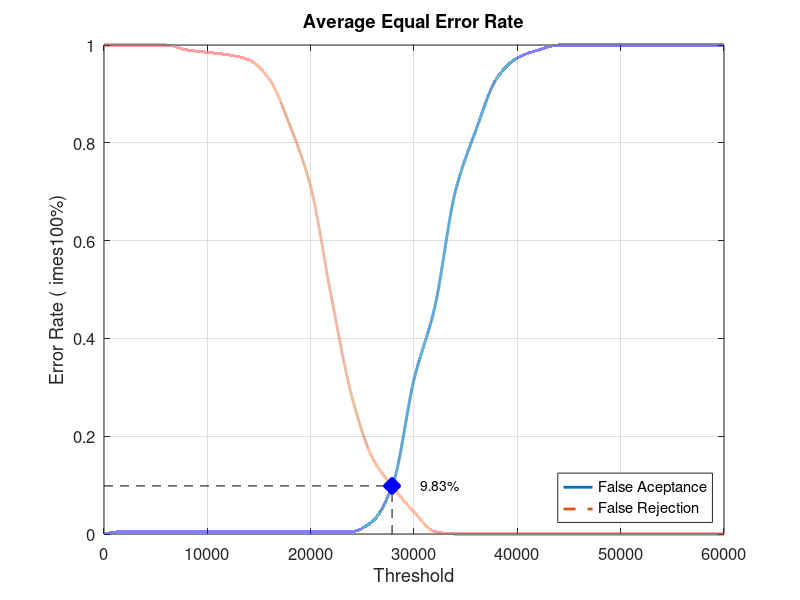
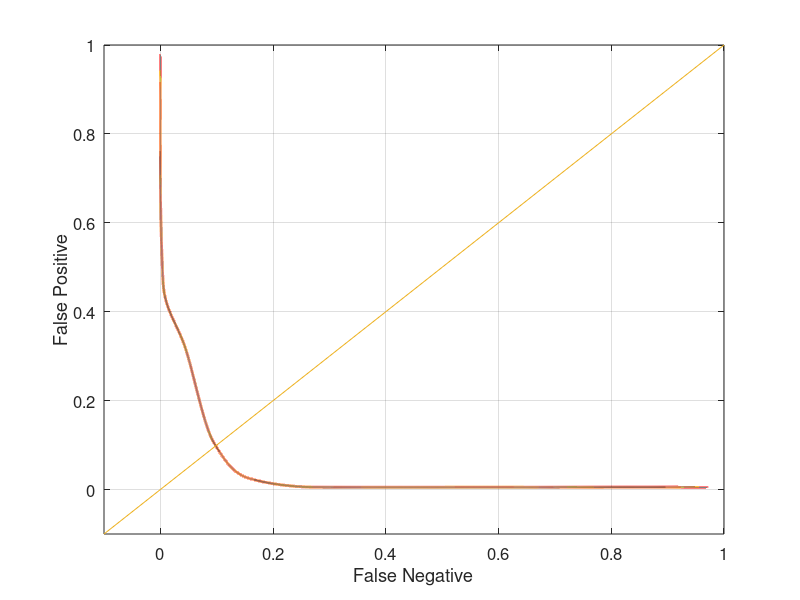

MATLAB code to generate these figures, in order:
close all;
clear;
clc;
x = 0:2000:60000;
xq = 0:0.5:60000;

y0 = [0 0.00526316 0.00526316 0.00526316 0.00526316 0.00526316 0.00526316 0.00526316 0.00526316 0.00526316 0.00526316 0.00526316 0.00526316 0.0263158 0.105263 0.315789 0.463158 0.7 0.826316 0.931579 0.973684 0.989474 1 1 1 1 1 1 1 1 1]
yy0 = interp1(x, y0, xq, 'pchip');
y1 = [1 1 1 1 0.99 0.985 0.98 0.97 0.93 0.835 0.71 0.485 0.28 0.155 0.095 0.045 0.005 0 0 0 0 0 0 0 0 0 0 0 0 0 0]
yy1 = interp1(x, y1, xq, 'pchip');

% Calculating EER: 
y2 = abs(y0 - y1);
find(y2 == min(y2))
yy2 = abs(yy0 - yy1);
xEER = find(yy2 == min(yy2));
xEERIndex = xq(xEER) % X-axis EER
yEER = yy0(xEER) % Y-axis EER

main = figure
plot(xq, yy0,'-','LineWidth', 2);	hold on
plot(xq, yy1,'--','LineWidth', 2);	hold on
plot([xEERIndex xEERIndex], [0 yEER], 'k--');	hold on
plot([0 xEERIndex], [yEER yEER], 'k--');	hold on
plot(xEERIndex, yEER, 'bx', 'LineWidth', 10);	hold on
text(xEERIndex + 10 * xEERIndex / 100, yEER, [num2str(round((10000 * yEER)) / 100) '%'])
legend('False Aceptance', 'False Rejection', 'Location', 'SouthEast')
xlabel('Threshold')
ylabel('Error Rate (	imes100%)')
title('Average Equal Error Rate')
set(gca, 'FontSize', 12)
axis([0 60000 0 1])
grid on

print(main, 'Database4_3Main', '-dpng');
FNRxFPR = figure('Color', [1 1 1]);
plot(yy1, yy0, '-', yy1, yy0, 'LineWidth', 2);
hold on
y = -0.1:0.1:1
plot(y, y); 
set(gca, 'FontSize', 12)
xlabel('False Negative')
ylabel('False Positive')
axis([-0.1 1 -0.1 1])
set(gca, 'FontSize', 12)
grid on

print(FNRxFPR, 'Database4_3FNRxFPR','-dpng');
